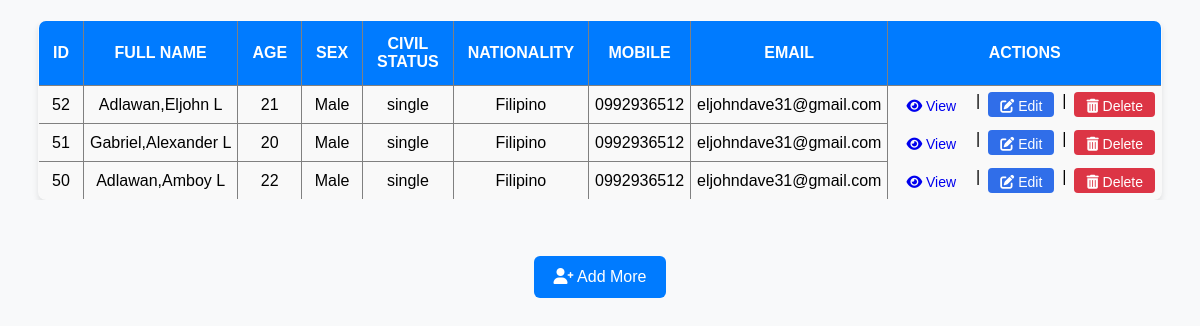
Page /submit.php on the committed database.
### tables this page shows
CREATE TABLE `personal_info` (
  `id` int(11) NOT NULL,
  `last_name` varchar(50) DEFAULT NULL,
  `first_name` varchar(50) DEFAULT NULL,
  `middle_name` varchar(50) DEFAULT NULL,
  `dob` date DEFAULT NULL,
  `sex` varchar(10) DEFAULT NULL,
  `civil_status` varchar(50) DEFAULT NULL,
  `nationality` varchar(50) DEFAULT NULL,
  `religion` varchar(50) DEFAULT NULL,
  `birth_street` varchar(100) DEFAULT NULL,
  `birth_city` varchar(50) DEFAULT NULL,
  `birth_country` varchar(50) DEFAULT NULL,
  `home_street` varchar(100) DEFAULT NULL,
  `home_city` varchar(50) DEFAULT NULL,
  `home_country` varchar(50) DEFAULT NULL,
  `home_zip_code` varchar(10) DEFAULT NULL,
  `mobile` varchar(20) DEFAULT NULL,
  `email` varchar(100) DEFAULT NULL,
  `telephone` varchar(20) DEFAULT NULL,
  `father_last_name` varchar(50) DEFAULT NULL,
  `father_first_name` varchar(50) DEFAULT NULL,
  `father_middle_name` varchar(50) DEFAULT NULL,
  `mother_last_name` varchar(50) DEFAULT NULL,
  `mother_first_name` varchar(50) DEFAULT NULL,
  `mother_middle_name` varchar(50) DEFAULT NULL,
  `tin` varchar(50) DEFAULT NULL,
  `birth_province` varchar(50) DEFAULT NULL,
  `birth_zip_code` varchar(10) DEFAULT NULL,
  `home_province` varchar(50) DEFAULT NULL
);

### submit.php (the view, shortened to what this page needs)
<?php
include 'db.php';
$sql = "SELECT * FROM personal_info ORDER BY id DESC";
$result = $conn->query($sql);
function calculate_age($dob) {
    $dob_date = new DateTime($dob);
    $today = new DateTime();
    return $today->diff($dob_date)->y;
}
?>
<!DOCTYPE html>
<html lang="en">
<head>
    <link rel="stylesheet" href="submit.css">
    <link rel="stylesheet" href="https://cdnjs.cloudflare.com/ajax/libs/font-awesome/6.0.0-beta3/css/all.min.css">
</head>
<body>
<div class="table-container">
    <table border="1">
        <tr>
            <th>ID</th>
            <th>Full Name</th>
            <th>Age</th>
            <th>Sex</th>
            <th>Civil Status</th>
            <th>Nationality</th>
            <th>Mobile</th>
            <th>Email</th>
            <th>Actions</th>
        </tr>
        <?php while ($user = $result->fetch_assoc()): ?>
        <tr>
            <td><?= htmlspecialchars($user['id']) ?></td>
            <td><?= htmlspecialchars($user['last_name'] . "," .  $user['first_name'] . " " . $user['middle_name']) ?></td>
            <td><?= calculate_age($user['dob']) ?></td>
            <td><?= htmlspecialchars($user['sex']) ?></td>
            <td><?= htmlspecialchars($user['civil_status']) ?></td>
            <td><?= htmlspecialchars($user['nationality']) ?></td>
            <td><?= htmlspecialchars($user['mobile']) ?></td>
            <td><?= htmlspecialchars($user['email']) ?></td>
            <td class="action-buttons">
                <a href="view.php?id=<?= $user['id'] ?>" class="view"><i class="fas fa-eye"></i> View</a> |
                <a href="edit.php?id=<?= $user['id'] ?>" class="edit"><i class="fas fa-edit"></i> Edit</a> |
                <a href="delete.php?id=<?= $user['id'] ?>" class="delete" onclick="return confirm('Are you sure?')"><i class="fas fa-trash-alt"></i> Delete</a>
            </td>
        </tr>
        <?php endwhile; ?>
    </table>
</div>
<br><br>
<a href="index.php" class="btn btn-primary"><i class="fa-solid fa-user-plus"></i> Add More</a>
</body>
</html>

### submit.css (style rules this page uses)
body { font-family: Arial, sans-serif; margin: 0; padding: 20px; background-color: #f8f9fa; text-align: center; }
.table-container { display: flex; justify-content: center; overflow-x: auto; }
table { margin-top: -10px; width: 95%; max-width: 1200px; border-collapse: collapse; background: #f9f9f9;; border-radius: 8px; overflow: hidden; box-shadow: 0px 4px 6px rgba(0, 0, 0, 0.1); margin: 0 auto; }
table th { background: #007bff; color: #fff; padding: 14px; text-align: center; text-transform: uppercase; }
table td { padding: 6px 6px; white-space: nowrap; text-align: center; height: 25px; }
table tr:nth-child(even) { background: #f9f9f9; }
.action-buttons { display: flex; justify-content: center; gap: 8px; border: none; }
.action-buttons a { padding: 6px 12px; text-decoration: none; border-radius: 4px; font-size: 14px; display: inline-block; text-align: center; transition: background 0.3s ease; }
.action-buttons .edit { background: #306ee9; color: #fff; }
.action-buttons .delete { background: #dc3545; color: #fff; }
.btn { display: inline-block; padding: 12px 20px; margin: 20px auto; background: #007bff; color: #fff; text-decoration: none; border-radius: 6px; font-size: 16px; transition: background 0.3s; }

### rows in the picture
personal_info: id "52", last_name+first_name+middle_name "Adlawan,Eljohn L", dob "21", sex "Male", civil_status "single", nationality "Filipino", mobile "0992936512", email "eljohndave31@gmail.com"
personal_info: id "51", last_name+first_name+middle_name "Gabriel,Alexander L", dob "20", sex "Male", civil_status "single", nationality "Filipino", mobile "0992936512", email "eljohndave31@gmail.com"
personal_info: id "50", last_name+first_name+middle_name "Adlawan,Amboy L", dob "22", sex "Male", civil_status "single", nationality "Filipino", mobile "0992936512", email "eljohndave31@gmail.com"
